Frame 1 (no input): blank canvas, image omitted
Frame 60 (the mouse pressed at the canvas centre just before this capture): blank canvas, image omitted
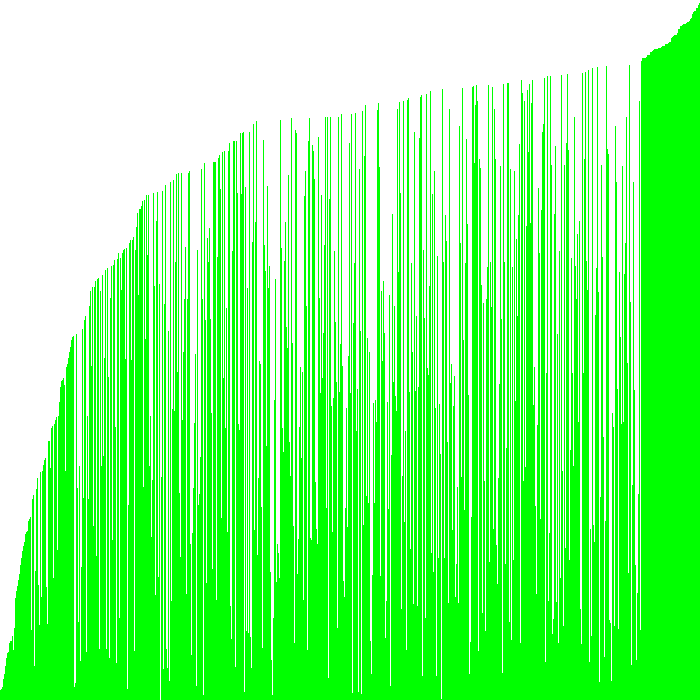
Frame 120 (the mouse held since frame 60 and released just before this capture)

The Processing sketch whose frames 1 and 60 were blank and that drew this single picture after the mouse press (run headless with seeded random() and noise(); from frame 60 on, the mouse is pressed at the canvas centre):

// Processing sketch: VisualArraySorter
// ── VisualArraySorter.pde
int[] intArray;

void setup(){
 
  size(700,700);
  
  intArray= new int[width];
  
 
  noStroke();

}

void draw(){
  background(255,255,255); 
  fill(0,255,0);
  
  for(int i = 0; i<intArray.length;i++){
    rect(i,height,1,-1*intArray[i]);
  }
  
  stepSort(intArray);
  
}


void randomize(){
  for(int i = 0; i<intArray.length;i++){
  int num = (int) random(0,height);
  intArray[i]=num;
  } 
}


void stepSort(int[] arr) {
  for (int i = 1; i < arr.length; i++) {
    if (arr[i - 1] > arr[i]) {
      int t = arr[i];
      arr[i] = arr[i - 1];
      arr[i - 1] = t;
    }
  }
}

void mousePressed(){
  randomize();
}
